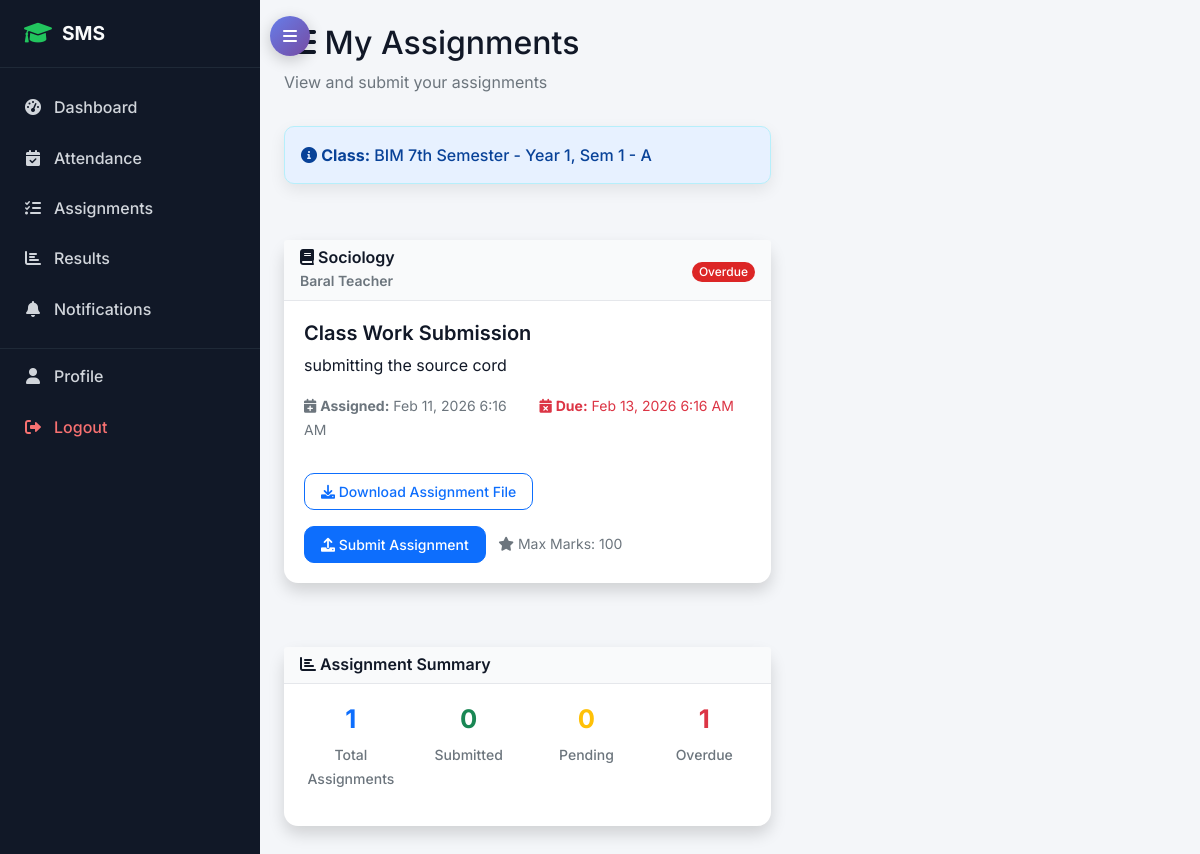
Page /academic/assignments/student/ (signed in) on the committed database.
### academic/models.py (models this page shows, shortened)
class StudentEnrollment(models.Model):
    student = models.ForeignKey(StudentProfile, on_delete=models.CASCADE)
    class_enrolled = models.ForeignKey(Class, on_delete=models.CASCADE)
    enrollment_date = models.DateField(auto_now_add=True)
    is_active = models.BooleanField(default=True)
    class Meta:
        unique_together = ['student', 'class_enrolled']

class Class(models.Model):
    name = models.CharField(max_length=50)
    course = models.ForeignKey(Course, on_delete=models.CASCADE)
    year = models.PositiveIntegerField()  # 1st year, 2nd year, etc.
    semester = models.PositiveIntegerField()
    section = models.CharField(max_length=10)
    academic_year = models.ForeignKey(AcademicYear, on_delete=models.CASCADE)
    class_teacher = models.ForeignKey(TeacherProfile, on_delete=models.SET_NULL, null=True, blank=True, related_name='class_teacher_for')
    class Meta:
        unique_together = ['course', 'year', 'semester', 'section', 'academic_year']

class Assignment(models.Model):
    ASSIGNMENT_TYPES = (
        ('homework', 'Homework'),
        ('project', 'Project'),
        ('lab', 'Lab Work'),
        ('presentation', 'Presentation'),
        ('quiz', 'Quiz'),
    )
    title = models.CharField(max_length=200)
    description = models.TextField()
    assignment_type = models.CharField(max_length=20, choices=ASSIGNMENT_TYPES, default='homework')
    subject = models.ForeignKey(Subject, on_delete=models.CASCADE)
    class_assigned = models.ForeignKey(Class, on_delete=models.CASCADE)
    teacher = models.ForeignKey(TeacherProfile, on_delete=models.CASCADE)
    assigned_date = models.DateTimeField(auto_now_add=True)
    due_date = models.DateTimeField()
    max_marks = models.PositiveIntegerField(default=100)
    instructions = models.TextField(blank=True)
    attachment = models.FileField(upload_to='assignments/', blank=True, null=True)
    is_active = models.BooleanField(default=True)

class Subject(models.Model):
    name = models.CharField(max_length=100)
    code = models.CharField(max_length=20, unique=True)
    course = models.ForeignKey(Course, on_delete=models.CASCADE)
    semester = models.PositiveIntegerField()
    year = models.PositiveIntegerField()  # 1st year, 2nd year, etc.
    credits = models.PositiveIntegerField(default=3)
    description = models.TextField(blank=True)
    class Meta:
        unique_together = ['code', 'course']

### accounts/models.py (models this page shows, shortened)
class TeacherProfile(models.Model):
    user = models.OneToOneField(User, on_delete=models.CASCADE, related_name='teacher_profile')
    employee_id = models.CharField(max_length=20, unique=True)
    qualification = models.CharField(max_length=200)
    experience_years = models.PositiveIntegerField(default=0)
    specialization = models.CharField(max_length=100)
    joining_date = models.DateField()

class User(AbstractUser):
    USER_TYPE_CHOICES = (
        ('admin', 'Admin'),
        ('student', 'Student'),
        ('teacher', 'Teacher'),
        ('parent', 'Parent'),
    )
    user_type = models.CharField(max_length=10, choices=USER_TYPE_CHOICES)
    phone_regex = RegexValidator(regex=r'^\+?1?\d{9,15}$', message="Phone number must be entered in the format: '+999999999'. Up to 15 digits allowed.")
    phone_number = models.CharField(validators=[phone_regex], max_length=17, blank=True)
    address = models.TextField(blank=True)
    date_of_birth = models.DateField(null=True, blank=True)
    profile_picture = models.ImageField(upload_to='profile_pics/', blank=True, null=True)
    is_active = models.BooleanField(default=True)
    created_at = models.DateTimeField(auto_now_add=True)
    updated_at = models.DateTimeField(auto_now=True)

### academic/views.py (the view)
# urls.py: path('assignments/student/', views.student_assignments, name='student_assignments'),
@login_required
def student_assignments(request):
    if request.user.user_type != 'student':
        messages.error(request, 'Access denied.')
        return redirect('accounts:dashboard')
    try:
        enrollment = request.user.student_profile.get_current_enrollment()
        if enrollment:
            assignments = Assignment.objects.filter(
                class_assigned=enrollment.class_enrolled,
                is_active=True
            ).select_related('subject', 'teacher__user').order_by('-assigned_date')
        else:
            assignments = Assignment.objects.none()
        assignment_data = []
        submitted_count = 0
        pending_count = 0
        overdue_count = 0
        for assignment in assignments:
            try:
                submission = AssignmentSubmission.objects.get(
                    assignment=assignment,
                    student=request.user.student_profile
                )
            except AssignmentSubmission.DoesNotExist:
                submission = None
            is_overdue = assignment.due_date < timezone.now() if not submission else False
            assignment_data.append({
                'assignment': assignment,
                'submission': submission,
                'is_overdue': is_overdue
            })
            if submission:
                submitted_count += 1
            elif is_overdue:
                overdue_count += 1
            else:
                pending_count += 1
        context = {
            'assignment_data': assignment_data,
            'enrollment': enrollment,
            'submitted_count': submitted_count,
            'pending_count': pending_count,
            'overdue_count': overdue_count
        }
    except StudentEnrollment.DoesNotExist:
        messages.error(request, 'You are not enrolled in any class.')
        context = {'assignment_data': []}
    return render(request, 'academic/student_assignments.html', context)

### accounts/models.py (called while the page is built)
    def get_current_enrollment(self):
        from academic.models import StudentEnrollment, AcademicYear
        current_academic_year = AcademicYear.objects.filter(is_current=True).first()
        if current_academic_year:
            enrollment = StudentEnrollment.objects.filter(
                student=self,
                is_active=True,
                class_enrolled__academic_year=current_academic_year
            ).first()
            if enrollment:
                return enrollment
        return StudentEnrollment.objects.filter(
            student=self,
            is_active=True
        ).order_by('-enrollment_date').first()

### templates/academic/student_assignments.html (shortened to what this page needs)
{% extends 'base.html' %}
{% block content %}
<div class="row">
    <div class="col-12">
        <h2><i class="fas fa-tasks"></i> My Assignments</h2>
        <p class="text-muted">View and submit your assignments</p>
    </div>
</div>
{% if enrollment %}
<div class="row mb-4">
    <div class="col-12">
        <div class="alert alert-info">
            <i class="fas fa-info-circle"></i>
            <strong>Class:</strong> {{ enrollment.class_enrolled.name }}
        </div>
    </div>
</div>
{% endif %}
<div class="row">
    <div class="col-12">
        {% if assignment_data %}
            {% for item in assignment_data %}
            <div class="card shadow mb-4">
                <div class="card-header d-flex justify-content-between align-items-center">
                    <div>
                        <h6 class="m-0">
                            <i class="fas fa-book"></i> {{ item.assignment.subject.name }}
                        </h6>
                        <small class="text-muted">{{ item.assignment.teacher.user.get_full_name|default:item.assignment.teacher.user.username }}</small>
                    </div>
                    <div>
                        {% if item.submission %}
                            {% if item.submission.marks_obtained %}
                                <span class="badge bg-success">Graded: {{ item.submission.marks_obtained }}/{{ item.assignment.max_marks }}</span>
                            {% else %}
                                <span class="badge bg-info">Submitted</span>
                            {% endif %}
                        {% elif item.is_overdue %}
                            <span class="badge bg-danger">Overdue</span>
                        {% else %}
                            <span class="badge bg-warning">Pending</span>
                        {% endif %}
                    </div>
                </div>
                <div class="card-body">
                    <h5 class="card-title">{{ item.assignment.title }}</h5>
                    <p class="card-text">{{ item.assignment.description }}</p>
                    <div class="row">
                        <div class="col-md-6">
                            <small class="text-muted">
                                <i class="fas fa-calendar-plus"></i>
                                <strong>Assigned:</strong> {{ item.assignment.assigned_date|date:"M d, Y g:i A" }}
                            </small>
                        </div>
                        <div class="col-md-6">
                            <small class="{% if item.is_overdue %}text-danger{% else %}text-info{% endif %}">
                                <i class="fas fa-calendar-times"></i>
                                <strong>Due:</strong> {{ item.assignment.due_date|date:"M d, Y g:i A" }}
                            </small>
                        </div>
                    </div>
                    {% if item.assignment.attachment %}
                    <div class="mt-3">
                        <a href="{{ item.assignment.attachment.url }}" class="btn btn-outline-primary btn-sm" target="_blank">
                            <i class="fas fa-download"></i> Download Assignment File
                        </a>
                    </div>
                    {% endif %}
                    <div class="mt-3">
                        {% if item.submission %}
                            <a href="{% url 'academic:submit_assignment' item.assignment.id %}" class="btn btn-warning btn-sm">
                                <i class="fas fa-edit"></i> Resubmit Assignment
                            </a>
                        {% else %}
                            <a href="{% url 'academic:submit_assignment' item.assignment.id %}" class="btn btn-primary btn-sm">
                                <i class="fas fa-upload"></i> Submit Assignment
                            </a>
                        {% endif %}
                        <span class="ms-2">
                            <small class="text-muted">
                                <i class="fas fa-star"></i> Max Marks: {{ item.assignment.max_marks }}
                            </small>
                        </span>
                    </div>
                </div>
            </div>
            {% endfor %}
        {% endif %}
    </div>
</div>
{% if assignment_data %}
<div class="row mt-4">
    <div class="col-12">
        <div class="card shadow">
            <div class="card-header bg-info text-white">
                <h6 class="m-0"><i class="fas fa-chart-bar"></i> Assignment Summary</h6>
            </div>
            <div class="card-body">
                <div class="row text-center">
                    <div class="col-md-3">
                        <h4 class="text-primary">{{ assignment_data|length }}</h4>
                        <small class="text-muted">Total Assignments</small>
                    </div>
                    <div class="col-md-3">
                        <h4 class="text-success">{{ submitted_count }}</h4>
                        <small class="text-muted">Submitted</small>
                    </div>
                    <div class="col-md-3">
                        <h4 class="text-warning">{{ pending_count }}</h4>
                        <small class="text-muted">Pending</small>
                    </div>
                    <div class="col-md-3">
                        <h4 class="text-danger">{{ overdue_count }}</h4>
                        <small class="text-muted">Overdue</small>
                    </div>
                </div>
            </div>
        </div>
    </div>
</div>
{% endif %}
{% endblock %}

### static/css/style.css (style rules this page uses)
:root { --primary-color: #0d6efd; --primary-dark: #0b5ed7; --bg-light: #f4f6f9; --text-dark: #212529; --text-muted: #6c757d; --card-radius: 12px; --transition: all 0.25s ease-in-out; }
body { font-family: 'Inter', sans-serif; background-color: var(--bg-light); color: var(--text-dark); min-height: 100vh; }
.alert { border-radius: 10px; font-weight: 500; box-shadow: 0 6px 16px rgba(0, 0, 0, 0.08); }
.alert-info { background-color: #e7f1ff; color: #084298; }
.card { border: none; border-radius: var(--card-radius); box-shadow: 0 8px 24px rgba(0, 0, 0, 0.08); transition: var(--transition); }
.card-header { background-color: #fff; border-bottom: 1px solid #e9ecef; font-weight: 600; }
.card-title { font-weight: 600; }
.btn { border-radius: 10px; font-weight: 500; padding: 0.45rem 1rem; transition: var(--transition); }
.btn-primary { background-color: var(--primary-color); border-color: var(--primary-color); }
:root { --bg-light: #f4f6f9; --text-dark: #111827; --text-muted: #6b7280; --accent: #22c55e; }
.card { border-radius: 14px; border: none; background-color: #ffffff; box-shadow: 0 10px 30px rgba(0,0,0,0.07); }
.card-header { background-color: #f9fafb !important; border-bottom: 1px solid #e5e7eb; font-weight: 600; color: var(--text-dark) !important; }
.card-header h6 { margin: 0; font-weight: 600; }
.card-body { padding: 1.25rem; }
.card-header.bg-primary, .card-header.bg-success, .card-header.bg-info, .card-header.bg-warning, .card-header.bg-secondary { background-color: #f9fafb !important; color: var(--text-dark) !important; }
.badge { border-radius: 999px; padding: 0.35em 0.6em; font-weight: 500; font-size: 0.75rem; }
.badge.bg-danger { background-color: #dc2626 !important; }
.card-body .row.text-center h4 { font-weight: 700; font-size: 1.6rem; }
.card-body .row.text-center small { color: var(--text-muted); font-weight: 500; }
.btn { border-radius: 10px; font-weight: 500; }
.btn-outline-primary, .btn-outline-success, .btn-outline-info, .btn-outline-warning { border-width: 1.5px; }
.row > [class^="col"] { margin-bottom: 1rem; }

### rows in the picture
StudentEnrollment: class_enrolled.name "BIM 7th Semester - Year 1, Sem 1 - A"
Assignment: assignment.subject.name "Sociology", assignment.teacher.user.get_full_name "Baral Teacher", assignment "Class Work Submission", assignment.description "submitting the source cord", assignment.assigned_date "Feb 11, 2026 6:16 AM", assignment.due_date "Feb 13, 2026 6:16 AM", assignment.max_marks "100"

### other values in the picture
{{ assignment_data|length }} "1"
{{ submitted_count }} "0"
{{ pending_count }} "0"
{{ overdue_count }} "1"
